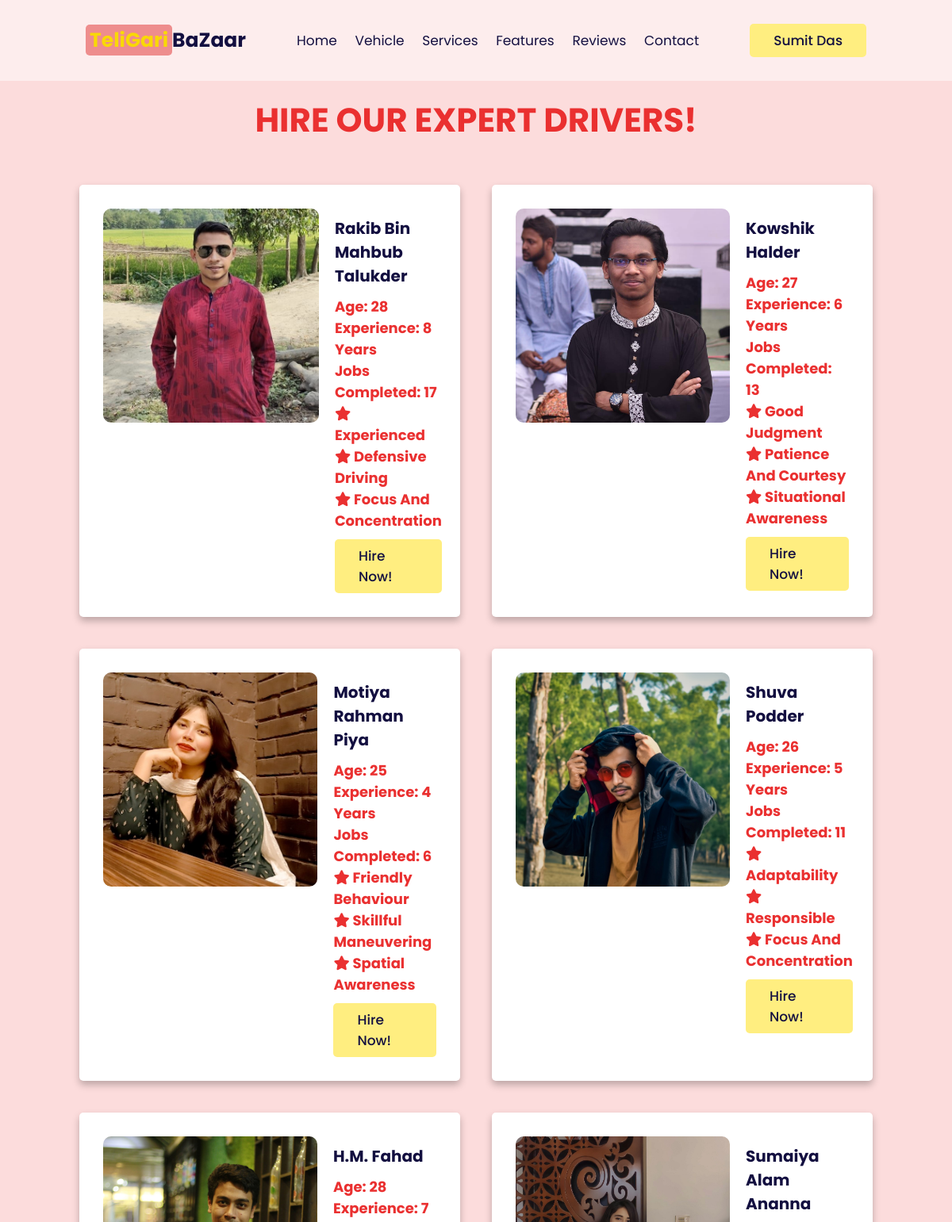
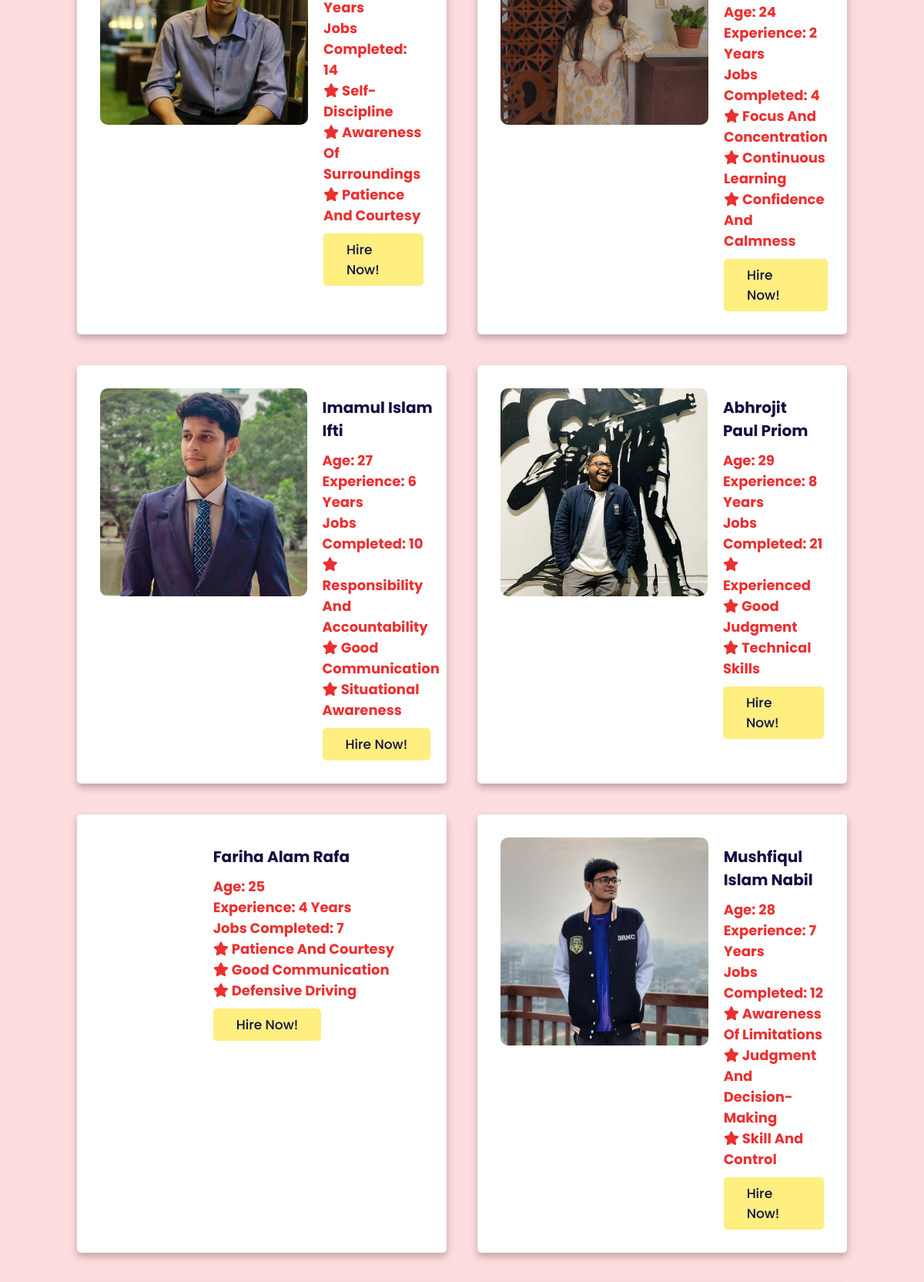
Screenshot of /drivers_admin.php (signed in, upper part) with the database file from the repository (2 pictures, top to bottom).
### tables this page shows
CREATE TABLE `drivers` (
  `name` varchar(255) NOT NULL,
  `age` int(11) NOT NULL,
  `experience` varchar(32) NOT NULL,
  `jobs` int(11) NOT NULL,
  `quality1` varchar(255) NOT NULL,
  `quality2` varchar(255) NOT NULL,
  `quality3` varchar(255) NOT NULL,
  `image` varchar(32) NOT NULL
);

### drivers_admin.php (the view, shortened to what this page needs)
<?php
@include 'config.php';
$sql = "SELECT * FROM drivers";
$result = $conn->query($sql);
$drives = array();
if ($result->num_rows > 0) {
    while ($row = $result->fetch_assoc()) {
        $drives[] = $row;
    }
}
?>
<!DOCTYPE html>
<html>
<head>
    <link rel="stylesheet" href="https://cdn.jsdelivr.net/npm/swiper@9/swiper-bundle.min.css" />
    <link rel="stylesheet" href="https://cdnjs.cloudflare.com/ajax/libs/font-awesome/6.4.0/css/all.min.css">
    <link rel="stylesheet" href="teligari_controller.css">
</head>
<body>
<header class="header">
    <a href="admin_page.php" class="logo"><span>TeliGari</span>BaZaar</a>
    <nav class="navbar">
        <a href="admin_page.php#home">home</a>
        <a href="admin_page.php#vehicles">vehicle</a>
        <a href="admin_page.php#services">services</a>
        <a href="admin_page.php#features">features</a>
        <a href="admin_page.php#reviews">reviews</a>
        <a href="admin_page.php#contact">contact</a>
    </nav>
    <div id="profile-btn" class="profile-btn-container">
        <div class="btn-wrapper">
        <button class="btn">
            <span>
                <?php
                    echo $_SESSION['admin_name'];
                ?>
            </span>
        </button>
        </div>
    </div>
</header>
    <h1>Hire our expert Drivers!</h1>
    <div class="driver-container">
    <?php foreach ($drives as $driver): ?>
        <div class="drivers">
            <div class="content">
                <div class="sub-content">
                <img src="images/drivers/<?php echo $driver['image']; ?>" alt="">
                </div>
                <div class="sub-content">
                <h3><?php echo $driver['name']; ?></h3>
                <h4>Age: <?php echo $driver['age']; ?></h4>
                <h4>Experience: <?php echo $driver['experience']; ?></h4>
                <h4>Jobs completed: <?php echo $driver['jobs']; ?></h4>
                <h4><i class="fas fa-star"></i> <?php echo $driver['quality1']; ?></h4>
                <h4><i class="fas fa-star"></i> <?php echo $driver['quality2']; ?></h4>
                <h4><i class="fas fa-star"></i> <?php echo $driver['quality3']; ?></h4>
                <a href="#" class="btn">Hire now!</a>
                </div>
            </div>
        </div>
            <?php endforeach; ?>
    </div>
</body>
</html>

### teligari_controller.css (style rules this page uses)
:root { --yellow: #f9d806; --light-yellow: #ffee80; --black: #130f40; --light-color: #666; --cream: #ee8d8d; --red: #ea3030; --change: rgb(187, 254, 254); --border: .1rem solid rgba(0, 0, 0, 0.139); --box-shadow: 0 .5rem 1rem rgba(0, 0, 0, 0.251); }
* { font-family: 'Poppins', sans-serif; margin: 0; padding: 0; box-sizing: border-box; outline: none; border: none; text-decoration: none; text-transform: capitalize; transition: all 0.2s linear; }
html { font-size: 62.5%; overflow-x: hidden; scroll-padding-top: 7rem; scroll-behavior: smooth; }
body { background: #fcdcdc; }
.header { position: fixed; top: 0; left: 0; right: 0; z-index: 999; background: #fdeded; display: flex; align-items: center; justify-content: space-between; padding: 3rem 9%; }
.header .logo { font-size: 2.5rem; color: var(--black); font-weight: bolder; }
.header .logo span { color: var(--yellow); background-color: var(--cream); border-radius: 5px; padding: 2px 5px; }
.header .navbar a { font-size: 1.7rem; margin: 0 1rem; color: var(--black); }
.header .btn { margin-top: 0; }
.btn-wrapper { display: grid; place-content: center; }
.btn-wrapper button { display: flex; }
.profile-btn-container { position: relative; }
h1 { margin-top: 12rem; text-align: center; font-size: 3.5vw; text-transform: uppercase; color: var(--red); }
.btn { display: inline-block; margin-top: 1rem; border-radius: 0.5rem; background: var(--light-yellow); color: var(--black); font-weight: 500; font-size: 1.7rem; cursor: pointer; padding: 0.8rem 3rem; }
.driver-container { padding-top: 5rem; padding-bottom: 5rem; display: grid; grid-template-columns: repeat(auto-fit, minmax(43rem, 1fr)); gap: 4rem; background: #fcdcdc; margin-left: 10rem; margin-right: 10rem; }
.driver-container .drivers { gap: 1.5rem; padding: 2rem; background: #fff; box-shadow: var(--box-shadow); border-radius: 0.5rem; transform: scale(1); }
.driver-container .drivers img { height: 270px; width: auto; border-radius: 10px; }
.driver-container .drivers .content { display: grid; grid-template-columns: 1fr 2fr; }
.driver-container .drivers .content .sub-content { padding: 1rem; }
.driver-container .drivers .content h3 { font-size: 2rem; padding-top: 1rem; padding-bottom: 1rem; color: var(--black); }
.driver-container .drivers .content h4 { font-size: 1.8rem; color: var(--red); }

### rows the page displays
drivers: image (picture), name "Rakib Bin Mahbub Talukder", age "28", experience "8 Years", jobs "17", quality1 "Experienced", quality2 "Defensive Driving", quality3 "Focus And Concentration"
drivers: image (picture), name "Kowshik Halder", age "27", experience "6 Years", jobs "13", quality1 "Good Judgment", quality2 "Patience And Courtesy", quality3 "Situational Awareness"
drivers: image (picture), name "Motiya Rahman Piya", age "25", experience "4 Years", jobs "6", quality1 "Friendly Behaviour", quality2 "Skillful Maneuvering", quality3 "Spatial Awareness"
drivers: image (picture), name "Shuva Podder", age "26", experience "5 Years", jobs "11", quality1 "Adaptability", quality2 "Responsible", quality3 "Focus And Concentration"
drivers: image (picture), name "H.M. Fahad", age "28", experience "7 Years", jobs "14", quality1 "Self-Discipline", quality2 "Awareness Of Surroundings", quality3 "Patience And Courtesy"
drivers: image (picture), name "Sumaiya Alam Ananna", age "24", experience "2 Years", jobs "4", quality1 "Focus And Concentration", quality2 "Continuous Learning", quality3 "Confidence And Calmness"
drivers: image (picture), name "Imamul Islam Ifti", age "27", experience "6 Years", jobs "10", quality1 "Responsibility And Accountability", quality2 "Good Communication", quality3 "Situational Awareness"
drivers: image (picture), name "Abhrojit Paul Priom", age "29", experience "8 Years", jobs "21", quality1 "Experienced", quality2 "Good Judgment", quality3 "Technical Skills"
drivers: name "Fariha Alam Rafa", age "25", experience "4 Years", jobs "7", quality1 "Patience And Courtesy", quality2 "Good Communication", quality3 "Defensive Driving"
drivers: image (picture), name "Mushfiqul Islam Nabil", age "28", experience "7 Years", jobs "12", quality1 "Awareness Of Limitations", quality2 "Judgment And Decision-Making", quality3 "Skill And Control"

### other values shown
$_SESSION['admin_name'] "Sumit Das"
